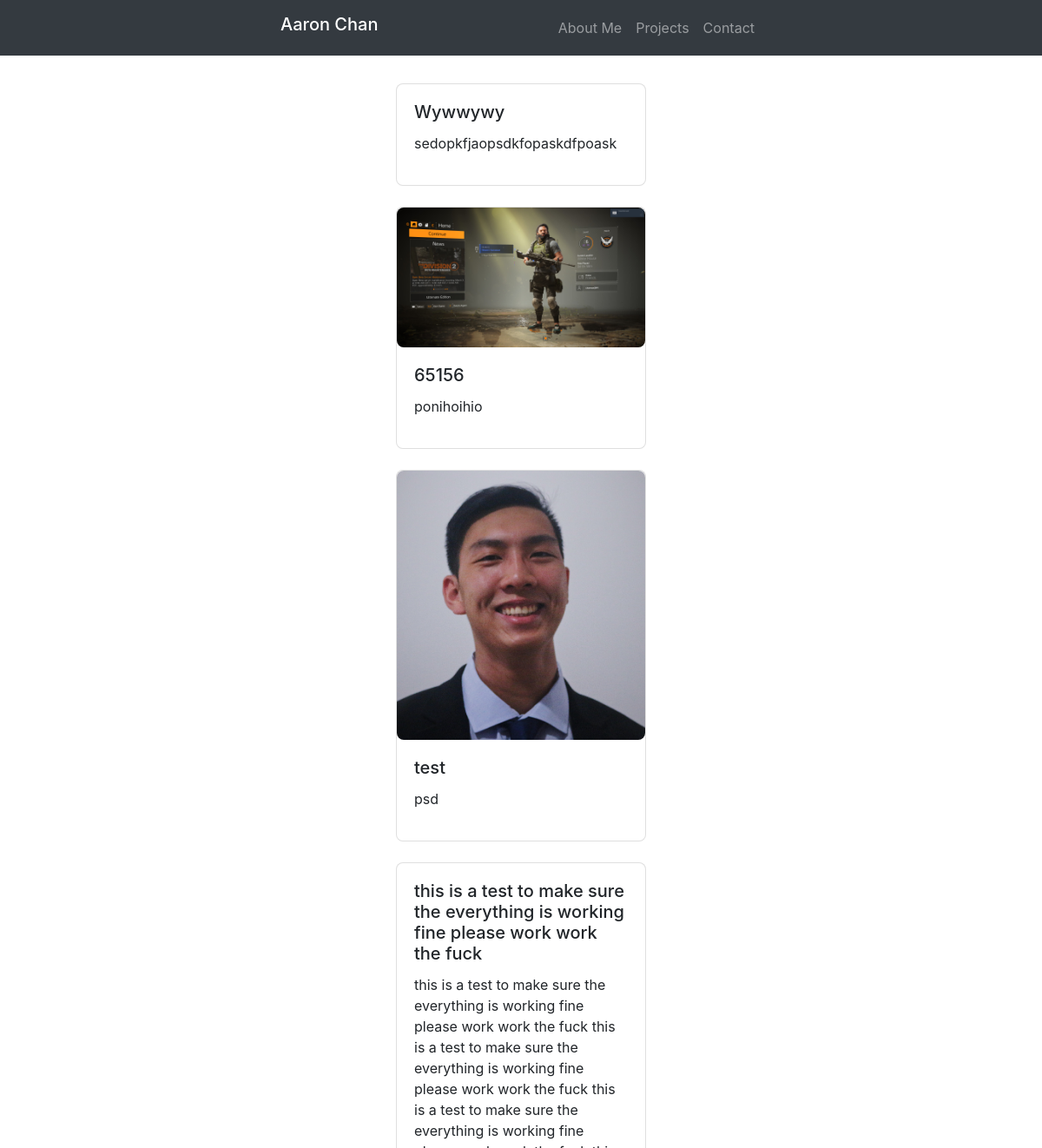
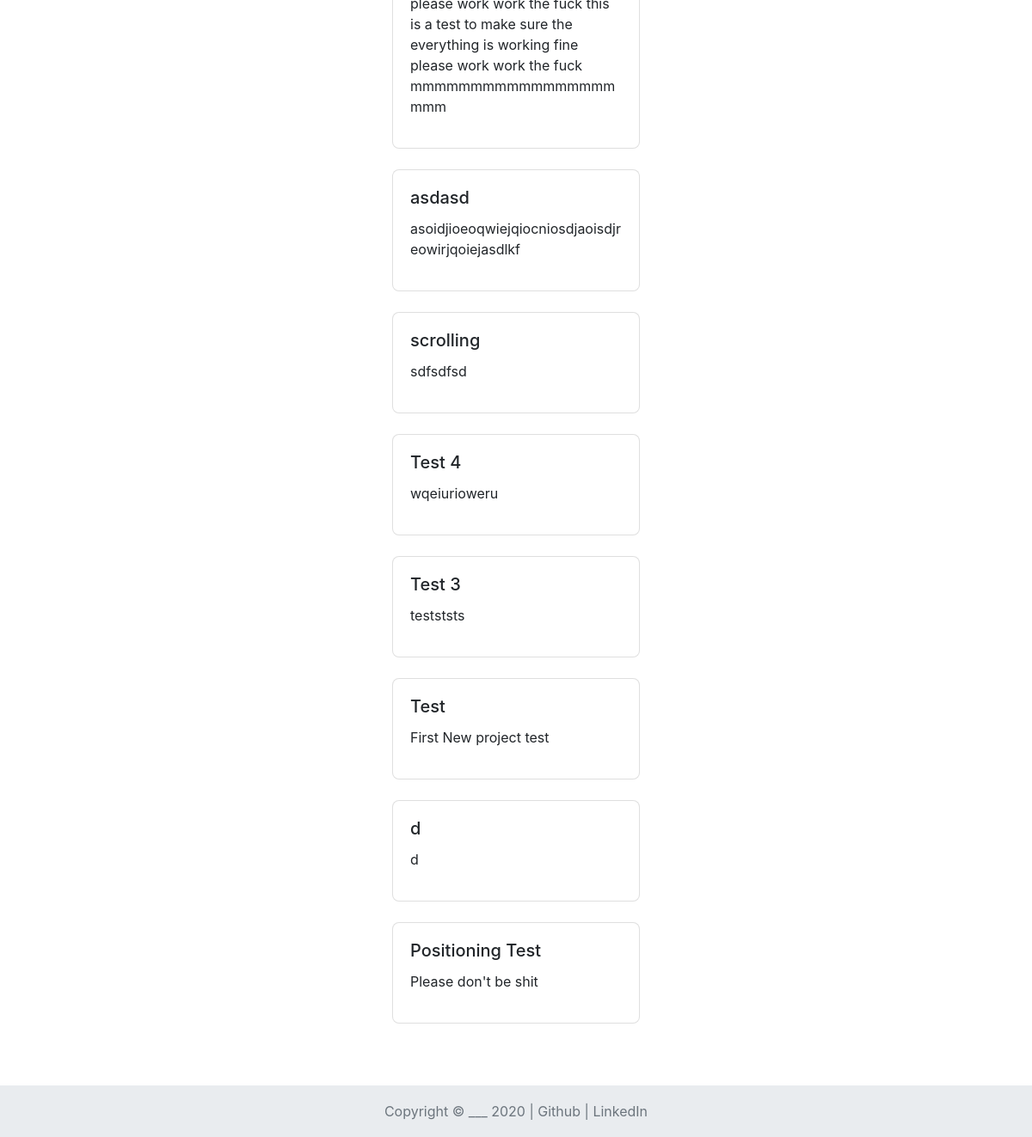
/projects/, run on the app's committed database (2 pictures, top to bottom).
### Basic_app/models.py (models this page shows, shortened)
class Project(models.Model):
    author = models.ForeignKey('auth.User',on_delete=models.CASCADE)
    rank = models.IntegerField()
    project_pic = models.ImageField(upload_to='project_pic', blank=True)
    link = models.URLField()
    title = models.CharField(max_length=200)
    summary = models.TextField(max_length=500)
    text = models.TextField()

### Basic_app/views.py (the view)
# urls.py: url(r'^projects/$',views.ProjectList.as_view(),name='project_list'),
class ProjectList(ListView):
    template_name = 'project_list.html'
    model = Project
    def get_queryset(self):
        return Project.objects.all().order_by('rank')

### Basic_app/templates/Basic_app/project_list.html (shortened to what this page needs)
{% extends "Basic_app/base.html" %}
{% block content %}
<div class="row justify-content-center">
{% for project in project_list %}
<div class="col-auto mb-4">
    <a href="#" data-toggle="modal" data-target="#modal{{ project.rank }}" class="card-link">
    <div class="card h-100">
        {% if project.project_pic %}
            <img class="card-img-top pics" src="{{ project.project_pic.url }}">
        {% endif %}
        <div class="card-body">
            <h5 class="card-title">{{ project.title }}</h1>
            <p>{{ project.summary }}</p>
        </div>
    </div>
    </a>
</div>
{% endfor %}
</div>
{% endblock %}

### Basic_app/static/css/style.css (style rules this page uses)
html { position: relative; min-height: 100%; }
body { padding-top: 6rem; padding-bottom: 3rem; margin-bottom: 60px; }
.pics { border-radius: .5em; }
.card { width: 18rem; border-radius: .5rem; }
.card-link { color: inherit; text-decoration: inherit; }

### data on the page
Project: title "Wywwywy", summary "sedopkfjaopsdkfopaskdfpoask"
Project: project_pic (picture), title "65156", summary "ponihoihio"
Project: project_pic (picture), title "test", summary "psd"
Project: title "this is a test to make sure the everything is working fine please work work the fuck", summary "this is a test to make sure the everything is working fine please work work the fuck this is a test to make sure the everything is working fine please work work the fuck this is a test to make sure the everything is working fine please work work the fuck this is a test to make sure the everything is working fine please work work the fuck mmmmmmmmmmmmmmmmmmmm"
Project: title "asdasd", summary "asoidjioeoqwiejqiocniosdjaoisdjreowirjqoiejasdlkf"
Project: title "scrolling", summary "sdfsdfsd"
Project: title "Test 4", summary "wqeiurioweru"
Project: title "Test 3", summary "testststs"
Project: title "Test", summary "First New project test"
Project: title "d", summary "d"
Project: title "Positioning Test", summary "Please don't be shit"
